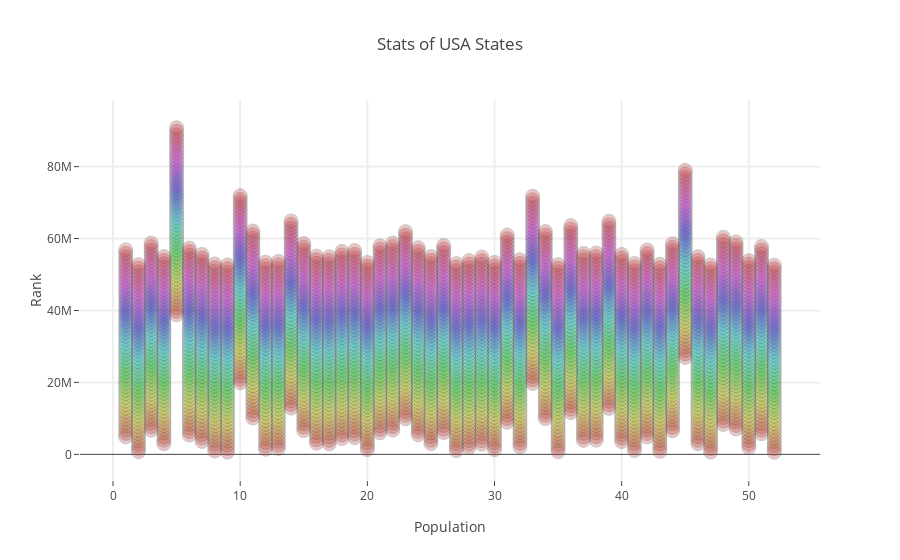

Notebook code cell kept with this figure:
### Markdown cell above
- trace: just like a group, a trace has same style, name and multiple nodes;
- layout: set x axis and y axis attribution.

### Code cell
l= []
y= []
data= pd.read_csv("https://raw.githubusercontent.com/plotly/datasets/master/2014_usa_states.csv")
# Setting colors for plot.
N= 53
c= ['hsl('+str(h)+',50%'+',50%)' for h in np.linspace(0, 360, N)]

# Each trace is a basic unit for plot.ly
# we can set name(name), coordinates(x, y, z), style(marker: color, size, opacity, line), annotation(test)
for i in range(int(N)):
    y.append((2000+i))
    trace0= go.Scatter(
        x= data['Rank'],
        y= data['Population']+(i*1000000),
        mode= 'markers',
        marker= dict(size= 14,
                    line= dict(width=1),
                    color= c[i],
                    opacity= 0.3
                   ),name= y[i],
        text= data['State']) # The hover text goes here... 
    l.append(trace0);

layout= go.Layout(
    title= 'Stats of USA States',
    hovermode= 'closest',
    xaxis= dict(
        title= 'Population',
        ticklen= 5,
        zeroline= False,
        gridwidth= 2,
    ),
    yaxis=dict(
        title= 'Rank',
        ticklen= 5,
        gridwidth= 2,
    ),
    showlegend= False
)

# go.Figure needs two parameters: data(contained by a list of traces) and layout
fig= go.Figure(data=l, layout=layout)
iplot(fig)
